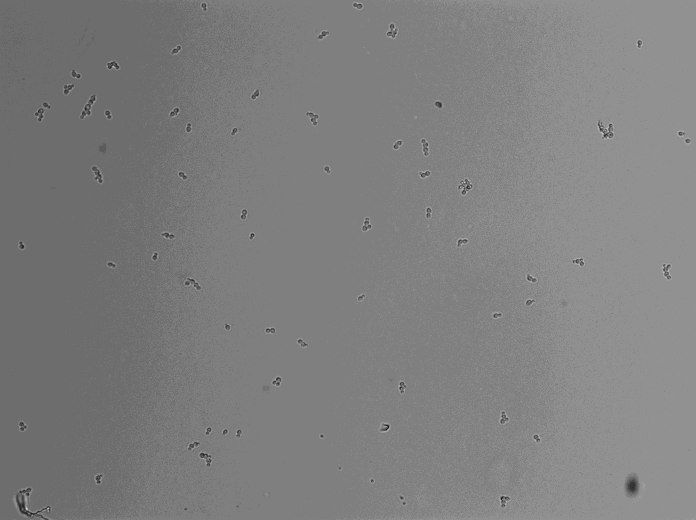
#> input picture ml_pipeline/data/processed/yolo_dataset/images/train/LizaMutant38_frame_0000.tif, 1392 x 1040 px (shown at 1/2 size)
$ python -i preprocessor.py   (imports and definitions only)
#> lines starting #> are read from the running program, lines starting #| are printed output that depends on the picture
"""
Preprocessing Module for Alt ML Pipeline 1
Shows what images look like AFTER preprocessing (like what YOLO sees)
"""

import numpy as np
import cv2
from pathlib import Path
from typing import Tuple, Optional
import matplotlib.pyplot as plt
import matplotlib.patches as patches


class ImagePreprocessor:
    """
    Preprocess microscopy images for visualization and training
    """

    def __init__(self, target_size: int = 640):
        """
        Initialize preprocessor

        Args:
            target_size: Target image size (YOLO default is 640)
        """
        self.target_size = target_size

    def load_image(self, img_path: Path) -> Optional[np.ndarray]:
        """
        Load image with proper handling for microscopy formats

        Args:
            img_path: Path to image file

        Returns:
            Image as numpy array (RGB, 8-bit) or None if loading fails
        """
        try:
            # Load image (handles 16-bit TIFF)
            if str(img_path).lower().endswith(('.tif', '.tiff')):
                img = cv2.imread(str(img_path), cv2.IMREAD_UNCHANGED)
#> img is the input picture: shape (1040, 1392) uint16; min 935, max 4418, mean 2683.9
                if img is None:
                    return None

                # Convert 16-bit to 8-bit
                if img.dtype == np.uint16:
                    # Normalize to 8-bit with proper scaling
                    img = (img / 256).astype(np.uint8)
            else:
                img = cv2.imread(str(img_path))

            if img is None:
                return None

            # Convert grayscale to RGB if needed
            if len(img.shape) == 2:
                img = cv2.cvtColor(img, cv2.COLOR_GRAY2RGB)
            elif img.shape[2] == 4:  # RGBA
                img = cv2.cvtColor(img, cv2.COLOR_BGRA2RGB)
            else:  # BGR
                img = cv2.cvtColor(img, cv2.COLOR_BGR2RGB)

            return img

        except Exception as e:
            print(f"Error loading {img_path}: {e}")
            return None

    def enhance_contrast(self, img: np.ndarray, method: str = 'clahe') -> np.ndarray:
        """
        Enhance contrast for better visibility

        Args:
            img: Input image (RGB)
            method: Enhancement method ('clahe', 'hist_eq', 'normalize')

        Returns:
            Contrast-enhanced image
        """
#> called with method = 'clahe'
        if method == 'clahe':
            # CLAHE (Contrast Limited Adaptive Histogram Equalization)
            # Works well for microscopy images
            lab = cv2.cvtColor(img, cv2.COLOR_RGB2LAB)
#> lab: shape (1040, 1392, 3); mean of channels 0, 1, 2 7.3, 128, 128
            clahe = cv2.createCLAHE(clipLimit=3.0, tileGridSize=(8, 8))
            lab[:, :, 0] = clahe.apply(lab[:, :, 0])
#> lab: shape (1040, 1392, 3); mean of channels 0, 1, 2 13.3, 128, 128
            enhanced = cv2.cvtColor(lab, cv2.COLOR_LAB2RGB)
            return enhanced

        elif method == 'hist_eq':
            # Simple histogram equalization
            img_yuv = cv2.cvtColor(img, cv2.COLOR_RGB2YUV)
            img_yuv[:, :, 0] = cv2.equalizeHist(img_yuv[:, :, 0])
            enhanced = cv2.cvtColor(img_yuv, cv2.COLOR_YUV2RGB)
            return enhanced

        elif method == 'normalize':
            # Simple normalization (stretch to full range)
            normalized = cv2.normalize(img, None, 0, 255, cv2.NORM_MINMAX)
            return normalized.astype(np.uint8)

        else:
            return img

    def letterbox(self, img: np.ndarray, new_shape: Tuple[int, int] = (640, 640),
                  color: Tuple[int, int, int] = (114, 114, 114)) -> np.ndarray:
        """
        Resize image with aspect ratio preserved (letterbox padding)
        This matches what YOLO does during training

        Args:
            img: Input image
            new_shape: Target shape (height, width)
            color: Padding color

        Returns:
            Letterboxed image
        """
#> called with new_shape = (640, 640), color = (114, 114, 114)
        shape = img.shape[:2]  # current shape [height, width]
#> shape = (1040, 1392)

        # Scale ratio (new / old)
        r = min(new_shape[0] / shape[0], new_shape[1] / shape[1])
#> r = 0.46

        # Compute padding
        new_unpad = (int(round(shape[1] * r)), int(round(shape[0] * r)))
#> new_unpad = (640, 478)
        dw, dh = new_shape[1] - new_unpad[0], new_shape[0] - new_unpad[1]  # wh padding
#> dw = 0; dh = 162

        # Divide padding into 2 sides
        dw /= 2
        dh /= 2
#> dh = 81

        # Resize
        if shape[::-1] != new_unpad:
            img = cv2.resize(img, new_unpad, interpolation=cv2.INTER_LINEAR)
#> img: shape (478, 640, 3)

        # Add border
        top, bottom = int(round(dh - 0.1)), int(round(dh + 0.1))
#> top = 81; bottom = 81
        left, right = int(round(dw - 0.1)), int(round(dw + 0.1))
#> left = 0; right = 0
        img = cv2.copyMakeBorder(img, top, bottom, left, right, cv2.BORDER_CONSTANT, value=color)
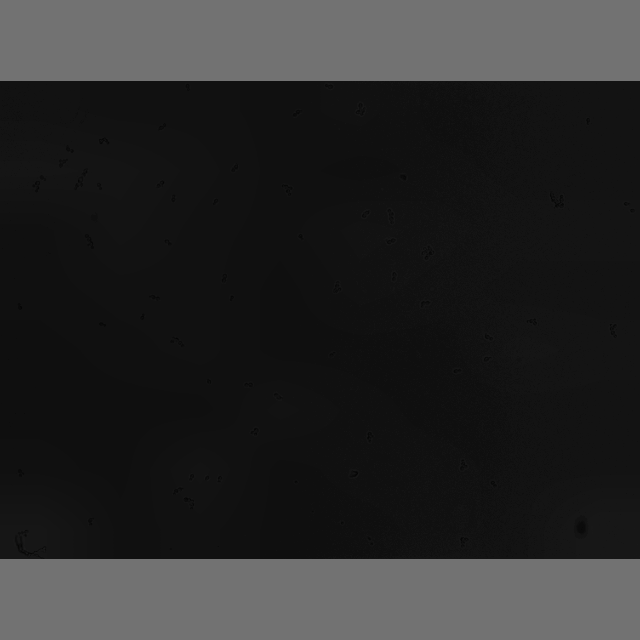
#> img: shape (640, 640, 3); mean of channels 0, 1, 2 41.7, 41.7, 41.7; drawn as B, G, R

        return img

    def preprocess_for_training(self, img: np.ndarray, enhance: bool = True) -> np.ndarray:
        """
        Full preprocessing pipeline (what images look like during training)

        Args:
            img: Input image
            enhance: Whether to apply contrast enhancement

        Returns:
            Preprocessed image
        """
        # Enhance contrast (makes dark images visible)
        if enhance:
            img = self.enhance_contrast(img, method='clahe')

        # Letterbox resize (YOLO preprocessing)
        img = self.letterbox(img, (self.target_size, self.target_size))

        return img

    def visualize_preprocessing_comparison(self, img_path: Path, label_path: Optional[Path] = None,
                                          output_path: Optional[Path] = None, class_names: list = None):
        """
        Create side-by-side visualization of raw vs preprocessed image

        Args:
            img_path: Path to image
            label_path: Optional path to YOLO label file
            output_path: Where to save visualization
            class_names: List of class names for labels
        """
        # Load raw image
        raw_img = self.load_image(img_path)
        if raw_img is None:
            print(f"Failed to load {img_path}")
            return

        # Preprocess image
        processed_img = self.preprocess_for_training(raw_img.copy(), enhance=True)

        # Create figure
        fig, axes = plt.subplots(1, 2, figsize=(16, 8))

        # Plot raw image
        axes[0].imshow(raw_img)
        axes[0].set_title('Raw Image (Dark & Low Contrast)', fontsize=14, fontweight='bold')
        axes[0].axis('off')

        # Plot preprocessed image
        axes[1].imshow(processed_img)
        axes[1].set_title('After Preprocessing (CLAHE + Letterbox)', fontsize=14, fontweight='bold')
        axes[1].axis('off')

        # Add labels if provided
        if label_path is not None and label_path.exists():
            with open(label_path, 'r') as f:
                lines = f.readlines()

            # Draw on processed image (scaled)
            h, w = processed_img.shape[:2]
            for line in lines:
                parts = line.strip().split()
                if len(parts) >= 5:
                    class_id = int(parts[0])
                    x_center, y_center, width, height = map(float, parts[1:5])

                    # Convert YOLO format to pixel coordinates
                    x1 = int((x_center - width / 2) * w)
                    y1 = int((y_center - height / 2) * h)
                    x2 = int((x_center + width / 2) * w)
                    y2 = int((y_center + height / 2) * h)

                    rect = patches.Rectangle((x1, y1), x2 - x1, y2 - y1,
                                            linewidth=2, edgecolor='lime', facecolor='none')
                    axes[1].add_patch(rect)

                    # Add label
                    if class_names and class_id < len(class_names):
                        label_text = class_names[class_id]
                        axes[1].text(x1, y1 - 5, label_text, color='lime',
                                    fontsize=10, fontweight='bold',
                                    bbox=dict(boxstyle='round,pad=0.3', facecolor='black', alpha=0.7))

        # Add metadata
#> (the run stopped early here; a loop or call above may not have finished)
